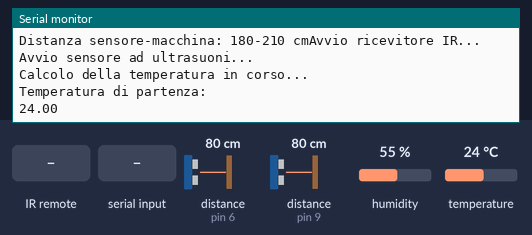
Recording of a sketch running on a simulated Arduino Mega 2560, built with avr-gcc and run on an emulated ATmega2560. Parts: the last lines printed to the serial monitor. Inputs (shaded band) come from the test bench; at power-on: distance to the obstacle (sensors on pin 6, pin 9) 80 cm, humidity 55 %, temperature 24 °C. The echo pulse lasts 58.3 µs per cm.

Above: at 5.3 s.
5.4 s: infrared code 0xB847FF00 received
At 5.52 s:
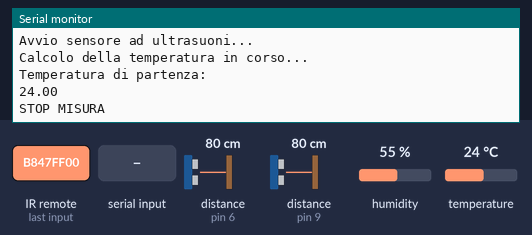
7.0 s: distance to the obstacle (sensor on pin 6) set to 120 cm
At 7.8 s:
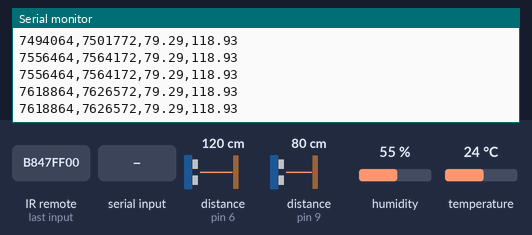
10.0 s: distance to the obstacle (sensor on pin 9) set to 2 cm
At 10.9 s:
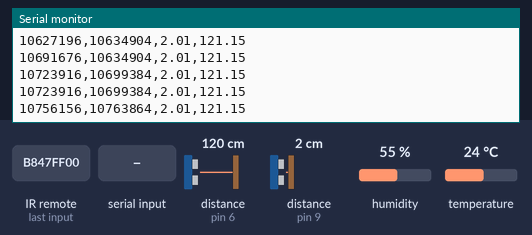
13.0 s: "t2:\n" received over the second serial link
14.5 s: distance to the obstacle (sensor on pin 9) set to 250 cm
At 15.6 s:
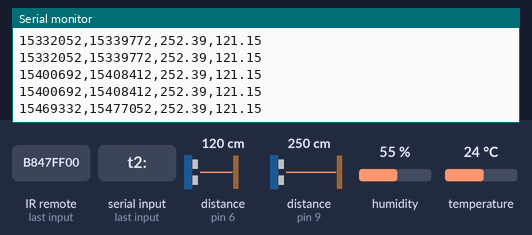
16.2 s: distance to the obstacle (sensor on pin 6) set to 250 cm
At 16.54 s:
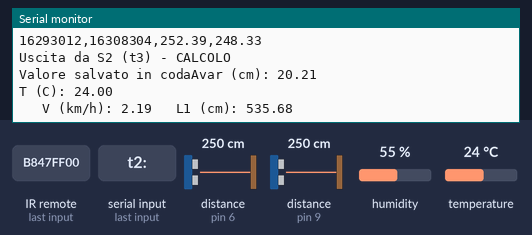
Timing chart, 0 to 18.9 s (numbered marks = the images above; inputs shaded):
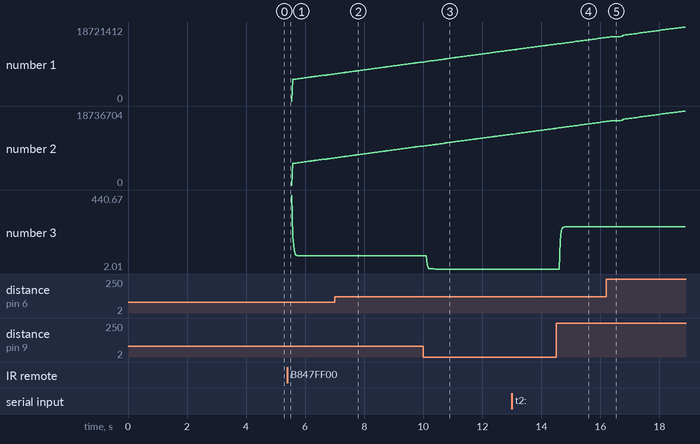

Measured:
- after the input at 5.4 s, the serial monitor: prints a new line at once (image 1)

The sketch:

Ultrasonic_sensing_veichles.ino
```cpp
#include <NewPing.h>
#include <LiquidCrystal.h>
#include <IRremote.h>
#include <SoftwareSerial.h>
#include <string.h>
#include <dht_nonblocking.h>
#define PING_PIN1 9
#define PING_PIN2 6  // Arduino pin tied to both trigger and echo pins on the ultrasonic sensor.
// Pin TX/RX
#define PIN_TX 8
#define PIN_RX 11
#define DHT_SENSOR_TYPE DHT_TYPE_11
#define MAX_DISTANCE 450
#define PING_INTERVAL 30  // Milliseconds between sensor pings (ora usato come delay)


unsigned long measurement_timestamp = 0;
static const int DHT_SENSOR_PIN = 2;
DHT_nonblocking dht_sensor(DHT_SENSOR_PIN, DHT_SENSOR_TYPE);

String classe = "";
String comando = "";

float media_l;

// --- COSTANTI FISICHE (DA MISURARE!) ---
const float d = 100;  // ESEMPIO: Distanza REALE tra i sensori, in cm.
const float A = 62;   // a distanza 160cm di distanza
float Avar = 0;
const int triggerDist = 250;
int county = 0;  // Distanza (in cm) sotto la quale rileva l'oggetto
int count_macchine = 0;

// Contatori sensore 3
int count_tolte = 0;
int count_aggiunte = 0;
int count_rx = 0;
int last_count_tolte = 0;
int flag = -2;

// ==========================================================
// --- STATI (Logica come da PAPER III.C) ---
// ==========================================================
#define STATO_ATTESA 0  // Aspetta che l'auto entri in S1 (per t0)
#define STATO_IN_S1 1   // Auto in S1, aspetta che entri in S2
#define STATO_IN_S2 2   // Auto in S2, aspetta che ESCA da S2 (per t3)
// ==========================================================


// --- Setup Sensori (1-PIN) ---
NewPing sonar1(PING_PIN1, PING_PIN1, MAX_DISTANCE);
NewPing sonar2(PING_PIN2, PING_PIN2, MAX_DISTANCE);

// Setup wireless
SoftwareSerial HC12(PIN_TX, PIN_RX);


// --- Variabili Globali ---
double kaldist1;
double kaldist2;
// Array per le 3 distanze (Indici 0, 1, 2)
double distTemp1[] = { MAX_DISTANCE, MAX_DISTANCE, MAX_DISTANCE };
double distTemp2[] = { MAX_DISTANCE, MAX_DISTANCE, MAX_DISTANCE };
unsigned long tTemp1[] = { 0, 0, 0 };
unsigned long tTemp2[] = { 0, 0, 0 };
int number_cycles = 0;
float temperature = 0.0;
float humidity = 0.0;
float v_suono = 340;

// ==========================================================
// --- MODIFICA: Variabili Timer (standardizzate in microsecondi) ---
// ==========================================================
unsigned long t0_micros = 0;
unsigned long t1_micros = 0;
unsigned long t3_micros = 0;
unsigned long t2_micros = 0;
int statoRilevazione = STATO_ATTESA;
unsigned long startCiclo = 0;
unsigned long endCiclo = 0;

// Timer per i ping (ora usano millis() per l'intervallo)
unsigned long time_ping1 = 0;
unsigned long time_ping2 = PING_INTERVAL;  //sfasamento iniziale
// ==========================================================


// Variabili di calcolo
float v;  // velocità (cm/s)
float l;  // lunghezza (cm)
float l2;
float l3;
float l4;
// Variabili del telecomando
int RECV_PIN = 4;
int count = 0;

// CODA IN LISTA DINAMICA per gestione dei dati dei veicoli in coda
// struttura dinamica
typedef struct node {
  float velocity;
  float length;
  String classe;
  struct node* next;
} node;

typedef node* ptrNode;

// Inizializzazione lista dinamica
ptrNode coda = NULL;

static bool measure_environment(float* temperature, float* humidity) {


  /* Measure once every four seconds. */
  if (millis() - measurement_timestamp > 4000ul) {

    if (dht_sensor.measure(temperature, humidity)) {
        measurement_timestamp = millis();
      return (true);
    }
  }

  return (false);
}

// FUNZIONI DI GESTIONE DELLA CODA
// Ingresso in coda
ptrNode inserisci_in_coda_ric(ptrNode coda, float v, float l, String classe) {
  ptrNode temp;
  if (coda == NULL) {
    temp = (ptrNode)malloc(sizeof(node));
    temp->velocity = v;
    temp->length = l;
    temp->classe = classe;
    temp->next = NULL;
    return temp;
  } else {
    coda->next = inserisci_in_coda_ric(coda->next, v, l, classe);
    return coda;
  }
}

// Rimozione dalla testa
ptrNode rimuoviDaPila(ptrNode coda) {
  ptrNode vecchiatesta = coda;

  if (coda == NULL) {
    return NULL;
  } else {
    coda = coda->next;
    free(vecchiatesta);
    return coda;
  }
}

// Stampa coda
void stampa_coda(ptrNode coda) {
  if (coda == NULL) {
    Serial.println("NULL");
  }
  while (coda != NULL) {
    Serial.print("v = ");
    Serial.println((coda->velocity) * 3.6 / 100);
    Serial.print("l = ");
    Serial.println(coda->length);
    Serial.print("Classe = ");
    Serial.println(coda->classe);
    if (coda->next != NULL)
      Serial.println(" --> ");
    coda = coda->next;
  }
  printf(" --|\n");
}

//funzione per filtro kalman (INVARIATA)

double kalman1(double U) {
  static const double R = 10;
  static const double H = 1.00;
  static double Q = 15;
  static double P = 100;
  static double U_hat = 100;
  static double K = 0.5;
  K = P * H / (H * P * H + R);
  U_hat += +K * (U - H * U_hat);
  P = (1 - K * H) * P + Q;
  return U_hat;
}

double kalman2(double U) {
  static const double R2 = 10;
  static const double H2 = 1.00;
  static double Q2 = 15;
  static double P2 = 100;
  static double U_hat2 = 100;
  static double K2 = 0.5;
  K2 = P2 * H2 / (H2 * P2 * H2 + R2);
  U_hat2 += +K2 * (U - H2 * U_hat2);
  P2 = (1 - K2 * H2) * P2 + Q2;
  return U_hat2;
}


// ==========================================================
// --- CORREZIONE: Funzione Filtro ---
// Ora usa gli indici corretti (0, 1, 2) per trovare uno spike
// nel valore centrale (indice 1).
// ==========================================================

/**
 * Filtro Mediano a 3 campioni.
 * Sostituisce il valore in distTemp[1] con la mediana
 * dei tre valori [0], [1], e [2].
 * È la soluzione più robusta per eliminare gli spike.
 */
void Filtro(double distTemp[]) {
  double d0 = distTemp[0];
  double d1 = distTemp[1];
  double d2 = distTemp[2];
  double median;

  // Trova la mediana di d0, d1, d2 senza un array di supporto
  // Questa logica complessa è solo un modo veloce per ordinare 3 numeri
  if ((d0 <= d1 && d1 <= d2) || (d2 <= d1 && d1 <= d0)) {
    median = d1;
  } else if ((d1 <= d0 && d0 <= d2) || (d2 <= d0 && d0 <= d1)) {
    median = d0;
  } else {
    median = d2;
  }

  // Aggiorna il valore centrale con la mediana calcolata.
  // Il resto del codice userà questo valore "pulito".
  distTemp[1] = median;
}

void setup() {  // (INVARIATO)

  Serial.begin(9600);
  delay(1000);
  IrReceiver.begin(RECV_PIN, ENABLE_LED_FEEDBACK);
// -------------------------------------------------
// --------------------------------------------------
  Serial.println("Veicolo: Docker");
  Serial.print("Distanza tra sensori:");
  Serial.println(d);
  Serial.print("Distanza sensore-macchina: 180-210 cm");
//---------------------------------------------------
// -------------------------------------------------
  Serial.println("Avvio ricevitore IR...");
  Serial.println("Avvio sensore ad ultrasuoni...");
 Serial.println("Calcolo della temperatura in corso...");
  while(!measure_environment(&temperature, &humidity)){
    delay(1000);
  }
  Serial.println("Temperatura di partenza: ");
  Serial.println(temperature);
  HC12.begin(9600);  // Serial port initialization to communicate with HC12
}


void loop() {

  // --- GESTIONE IR ON/OFF ---
  if (IrReceiver.decode()) {
    if (IrReceiver.decodedIRData.decodedRawData == 0xB847FF00) {
      count++;
      Serial.println("STOP MISURA");
      delay(100);
    } else {
      Serial.print("Codice sconosciuto (HEX): 0x");
      Serial.println(IrReceiver.decodedIRData.decodedRawData, HEX);
    }
  }
  IrReceiver.resume();


  // Se 'count' è pari -> SISTEMA SPENTO (INVARIATO)
  if (count % 2 == 0) {

    statoRilevazione = STATO_ATTESA;
    t0_micros = 0;
    t1_micros = 0;
    t3_micros = 0;
    flag = -2;

    // Stampa coda
    while (Serial.available() > 0) {
      char c = Serial.read();
      if (c == '\n') {
        if (comando == "stampa") {
          stampa_coda(coda);
        }
        comando = "";  // reset per prossimo comando
      } else {
        comando += c;
      }
    }
    return;
  } else {
    flag = -3;
  }


  // ==========================================================
  // --- CORREZIONE: Logica di Lettura Sensori ---
  // Usiamo millis() per l'intervallo.
  // Usiamo gli indici corretti [0, 1, 2].
  // Usiamo = per l'assegnazione.
  // ==========================================================

  // --- Sensore 1 ---
  // PING_INTERVAL è in millisecondi, quindi usiamo millis()
  if (millis() - time_ping1 > PING_INTERVAL) {

    // 1. Scorri i vecchi valori
    distTemp1[0] = distTemp1[1];
    distTemp1[1] = distTemp1[2];
    tTemp1[0] = tTemp1[1];
    tTemp1[1] = tTemp1[2];

    // 2. Leggi il nuovo valore e salvalo nell'INDICE 2
    distTemp1[2] = sonar1.ping();
    if (measure_environment(&temperature, &humidity) == true) {
      v_suono = (331.45 + (0.62 * temperature));
      distTemp1[2] = ((v_suono * distTemp1[2]) / (10000.0)) / 2;
    } else {
      distTemp1[2] = ((v_suono * distTemp1[2]) / (10000.0)) / 2;
    }
    // Salva il timestamp in microsecondi
    time_ping1 = millis();  // Resetta il timer per il prossimo ping
    tTemp1[2] = micros();   // Salva il timestamp effettivo
  }

  // --- Sensore 2 ---
  // CORREZIONE: Controlla time_ping2 e legge da sonar2
  if (millis() - time_ping2 > PING_INTERVAL) {

    // 1. Scorri i vecchi valori
    distTemp2[0] = distTemp2[1];
    distTemp2[1] = distTemp2[2];
    tTemp2[0] = tTemp2[1];
    tTemp2[1] = tTemp2[2];

    // 2. Leggi il nuovo valore da SONAR 2 e salvalo nell'INDICE 2
    distTemp2[2] = sonar2.ping();  // CORRETTO
    if (measure_environment(&temperature, &humidity) == true) {
      v_suono = (331.45 + (0.62 * temperature));
      distTemp2[2] = ((v_suono * distTemp2[2]) / (10000.0)) / 2;
    } else {
      distTemp2[2] = ((v_suono * distTemp2[2]) / (10000.0)) / 2;
    }
    // Salva il timestamp in microsecondi
    time_ping2 = millis();  // Resetta il timer per il prossimo ping
    tTemp2[2] = micros();   // Salva il timestamp effettivo
  }


  // --- SISTEMA ACCESO ---
  if (number_cycles > 2) {  // Aspetta che gli array abbiano almeno 3 dati

    startCiclo = micros();  // Per debugging

    // Legge Sonar 1 (Usa l'indice [1] che è stato filtrato)
    Filtro(distTemp1);
    if (distTemp1[1] == 0) {
      kaldist1 = MAX_DISTANCE;
    } else kaldist1 = kalman1(distTemp1[1]);

    // Legge Sonar 2 (Usa l'indice [1] che è stato filtrato)
    Filtro(distTemp2);
    if (distTemp2[1] == 0) {
      kaldist2 = MAX_DISTANCE;
    } else kaldist2 = kalman2(distTemp2[1]);


    // ================================================================
    // --- CORREZIONE: Macchina a Stati (Timeout e Nomi Variabili) ---
    // ================================================================
    switch (statoRilevazione) {

      case STATO_ATTESA:  // Stato 0
        if (kaldist1 < triggerDist && kaldist1 > 0) {
          t0_micros = tTemp1[1];  // Salva t_0 (è in micros)
          statoRilevazione = STATO_IN_S1;
          Serial.println("Ingresso in S1 (t0)");
        }
        break;

      case STATO_IN_S1:  // Stato 1
        // Aspetta ingresso in S2
        if (kaldist2 < triggerDist && kaldist2 > 0) {
          statoRilevazione = STATO_IN_S2;
          if(Avar==0){
               Avar = 0.17632698 * kaldist2;
          }
          t2_micros = tTemp2[1];
          Serial.println("Ingresso in S2");
        }

        // CORREZIONE: Timeout S1 (5 sec = 5'000'000 micros)
        // Spostato prima del 'break'
        if (t0_micros > 0 && (micros() - t0_micros > 5000000)) {  // 5 sec
          statoRilevazione = STATO_ATTESA;                        // Reset
          Serial.println("Timeout S1");
          t0_micros = 0;
        }
        break;  // Fine STATO_IN_S1


      case STATO_IN_S2:  // Stato 3
        // Aspetta uscita da S1
        if (kaldist1 > triggerDist && t1_micros == 0) {
          t1_micros = tTemp1[1];  // Salva t_1 (è in micros)
          Serial.println("Uscito da 1 (t1)");
        }

        // CORREZIONE: Timeout S2 Entry (5 sec = 5'000'000 micros)
        // Time out spostato da STATO_IN_S1 a STATO_IN_S2
        if (t1_micros > 0 && (micros() - t1_micros > 5000000)) {  // 5 sec
          statoRilevazione = STATO_ATTESA;
          Serial.println("Timeout S2 Entry");
          t0_micros = 0;
          t1_micros = 0;
        }

        // Aspetta uscita da S2
        if (kaldist2 > triggerDist && t1_micros != 0) {  // t1 deve essere già stato salvato
          t3_micros = tTemp2[1];                         // Salva t_3 (è in micros)
          Serial.println("Uscita da S2 (t3) - CALCOLO");

          // --- CALCOLI (ora coerenti in microsecondi) ---
          // 1000000.0 per convertire microsecondi in secondi
          float delta_t_31 = (t3_micros - t1_micros) / 1000000.0;  // (t3 - t1) [s]
          float delta_t_10 = (t1_micros - t0_micros) / 1000000.0;  // (t1 - t0) [s]
          float delta_t_32 = (t3_micros - t2_micros) / 1000000.0;
          float delta_t_20 = (t2_micros - t0_micros) / 1000000.0;

          // Calcola v (Velocità)
          if (delta_t_31 > 0.0000001) {  // Evita divisione per zero
            v = d / delta_t_31;          // v = d / (t3 - t1)
          } else {
            v = 0;
          }

          // Calcola L (Lunghezza)
          if (v > 0) {

            l = (v * delta_t_10) - Avar;  // L = v * (t1 - t0) - A
            if (delta_t_20 > 0.000001) {
              l2 = d * (delta_t_10) / (delta_t_20)-Avar;
            } else {
              l2 = -1;  //errore tempo al denominatore
            }

            l3 = ((v * (delta_t_10) + v * delta_t_32) / 2) - Avar;
            float vmix = (d / delta_t_20 + d / delta_t_31) / 2;
            l4 = vmix * delta_t_10 - Avar;
            if (l < 0) l = 0;
          } else {
            l = 0;
          }

          media_l = (l+l2+l3+l4) / 4;

          // Classificazione veicolo
          if (media_l<200){
            classe = "MOTO";
          }
          if (media_l>200 && media_l<400){
            classe = "AUTO PICCOLA";
          }
          if (media_l>400 && media_l<600){
            classe = "AUTO GRANDE";
          }
          if (media_l>600){
            classe = "CAMION";
          }


          // Inserimento dei dati del veicolo nella coda
          coda = inserisci_in_coda_ric(coda, v, media_l, classe);
          count_aggiunte++;
          Serial.print("Valore salvato in coda");

          // --- STAMPA RISULTATI ---

          Serial.print("Avar (cm): ");
          Serial.println(Avar);
          Serial.print("T (C): ");
          Serial.println(temperature);
          Serial.print("\t V (km/h): ");
          Serial.print((v / 100.0) * 3.6);  // v è in cm/s
          Serial.print("\t L1 (cm): ");
          Serial.println(l);
          Serial.print("\t L2 (cm): ");
          Serial.println(l2);
          Serial.print("\t L3 (cm): ");
          Serial.println(l3);
          Serial.print("\t L4 (cm): ");
          Serial.println(l4);
          Serial.print("\t Media_l (cm): ");
          Serial.println(media_l);
          Serial.print("\t Classe:");
          Serial.println(classe);


          // Resetta tutto per la prossima auto
          t0_micros = 0;
          t1_micros = 0;
          t3_micros = 0;
          Avar = 0;
          statoRilevazione = STATO_ATTESA;
        }
        break;
    }

    endCiclo = micros();  // Per debugging

    // --- STAMPA DI DEBUG ---
    //Serial.print("t_inizio");
    //Serial.print(startCiclo);
    //Serial.print(";");
    //Serial.print("t_fine");
    //Serial.print(endCiclo);
    //Serial.print(";");
    Serial.print(tTemp1[1]);
    Serial.print(",");
    // Serial.print("t2:");
    Serial.print(tTemp2[1]);
    Serial.print(",");
    //Serial.print("dist1:");
    Serial.print(kaldist1);
    Serial.print(",");
    //Serial.print("dist2:");
    Serial.println(kaldist2);

    county = county + 1;
    startCiclo = 0;
    endCiclo = 0;
  }

  // COMUNICAZIONE CON IL TERZO SENSORE
  // Cancellazione testa della coda se riceve un segnale dal HC-12

  // In the HC12.available() section:µµ
  if (HC12.available()) {
    int received_count = HC12.read();
    if (received_count > count_rx) {
      int vehicles_to_remove = received_count - count_rx;
      for (int i = 0; i < vehicles_to_remove && coda != NULL; i++) {
        coda = rimuoviDaPila(coda);
      }
      count_tolte += vehicles_to_remove;
      count_rx = received_count;
      Serial.println("messaggio ricevuto");
    }
  }

  // se ha tolto la macchina manda il feedback
  if (count_tolte != last_count_tolte) {
    HC12.write(count_tolte);  // Invia il feedback
    Serial.println("messaggio feedback inviato");
  }

  last_count_tolte = count_tolte;


  //

  number_cycles++;
  delay(5);  // Piccolo delay per stabilità, non bloccare il loop
}
```
